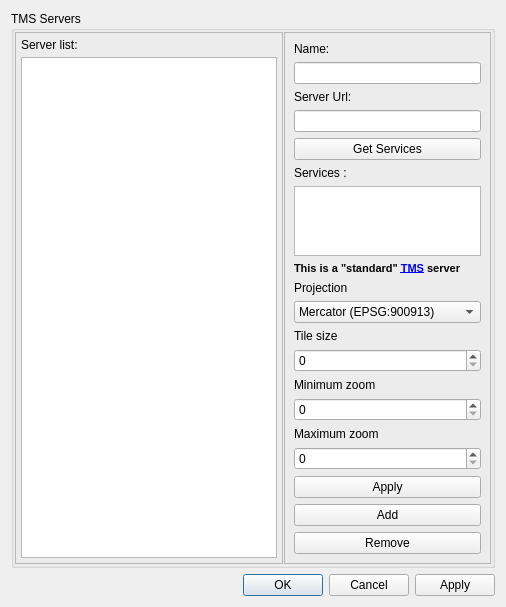
<?xml version="1.0" encoding="UTF-8"?>
<ui version="4.0">
 <class>TMSPreferencesDialog</class>
 <widget class="QDialog" name="TMSPreferencesDialog">
  <property name="geometry">
   <rect>
    <x>0</x>
    <y>0</y>
    <width>506</width>
    <height>587</height>
   </rect>
  </property>
  <property name="windowTitle">
   <string>TMS servers setup</string>
  </property>
  <layout class="QVBoxLayout">
   <item>
    <widget class="QGroupBox" name="grpWmsServers">
     <property name="title">
      <string>TMS Servers</string>
     </property>
     <layout class="QHBoxLayout">
      <property name="spacing">
       <number>1</number>
      </property>
      <property name="margin">
       <number>1</number>
      </property>
      <item>
       <widget class="QFrame" name="frame_2">
        <property name="frameShape">
         <enum>QFrame::StyledPanel</enum>
        </property>
        <property name="frameShadow">
         <enum>QFrame::Raised</enum>
        </property>
        <layout class="QVBoxLayout">
         <property name="spacing">
          <number>5</number>
         </property>
         <property name="margin">
          <number>5</number>
         </property>
         <item>
          <widget class="QLabel" name="label_10">
           <property name="text">
            <string>Server list:</string>
           </property>
          </widget>
         </item>
         <item>
          <widget class="QListWidget" name="lvTmsServers">
           <property name="sizePolicy">
            <sizepolicy hsizetype="Minimum" vsizetype="Expanding">
             <horstretch>0</horstretch>
             <verstretch>0</verstretch>
            </sizepolicy>
           </property>
          </widget>
         </item>
        </layout>
       </widget>
      </item>
      <item>
       <widget class="QFrame" name="frame">
        <property name="frameShape">
         <enum>QFrame::StyledPanel</enum>
        </property>
        <property name="frameShadow">
         <enum>QFrame::Raised</enum>
        </property>
        <layout class="QVBoxLayout">
         <item>
          <widget class="QLabel" name="label_11">
           <property name="text">
            <string>Name:</string>
           </property>
          </widget>
         </item>
         <item>
          <widget class="QLineEdit" name="edTmsName">
           <property name="minimumSize">
            <size>
             <width>100</width>
             <height>0</height>
            </size>
           </property>
          </widget>
         </item>
         <item>
          <widget class="QLabel" name="label_5">
           <property name="text">
            <string>Server Url:</string>
           </property>
          </widget>
         </item>
         <item>
          <widget class="QLineEdit" name="edTmsUrl"/>
         </item>
         <item>
          <widget class="QPushButton" name="btGetServices">
           <property name="text">
            <string>Get Services</string>
           </property>
          </widget>
         </item>
         <item>
          <widget class="QFrame" name="frOSGeo">
           <property name="frameShape">
            <enum>QFrame::NoFrame</enum>
           </property>
           <property name="frameShadow">
            <enum>QFrame::Raised</enum>
           </property>
           <layout class="QVBoxLayout" name="verticalLayout">
            <property name="spacing">
             <number>6</number>
            </property>
            <property name="margin">
             <number>0</number>
            </property>
            <item>
             <widget class="QLabel" name="label_4">
              <property name="text">
               <string>Services :</string>
              </property>
             </widget>
            </item>
            <item>
             <widget class="QListWidget" name="lvTmsServices"/>
            </item>
            <item>
             <widget class="QLabel" name="label_6">
              <property name="text">
               <string>&lt;!DOCTYPE HTML PUBLIC &quot;-//W3C//DTD HTML 4.0//EN&quot; &quot;http://www.w3.org/TR/REC-html40/strict.dtd&quot;&gt;
&lt;html&gt;&lt;head&gt;&lt;meta name=&quot;qrichtext&quot; content=&quot;1&quot; /&gt;&lt;style type=&quot;text/css&quot;&gt;
p, li { white-space: pre-wrap; }
&lt;/style&gt;&lt;/head&gt;&lt;body style=&quot; font-family:'MS Shell Dlg 2'; font-size:8.25pt; font-weight:400; font-style:normal;&quot;&gt;
&lt;p style=&quot; margin-top:0px; margin-bottom:0px; margin-left:0px; margin-right:0px; -qt-block-indent:0; text-indent:0px;&quot;&gt;&lt;span style=&quot; font-size:8pt; font-weight:600;&quot;&gt;This is a &amp;quot;standard&amp;quot; &lt;a href=&quot;http://wiki.osgeo.org/wiki/Tile_Map_Service_Specification&quot;&gt;TMS&lt;/a&gt; server&lt;/span&gt;&lt;/p&gt;&lt;/body&gt;&lt;/html&gt;</string>
              </property>
             </widget>
            </item>
           </layout>
          </widget>
         </item>
         <item>
          <widget class="QFrame" name="frOSM">
           <property name="frameShape">
            <enum>QFrame::NoFrame</enum>
           </property>
           <property name="frameShadow">
            <enum>QFrame::Raised</enum>
           </property>
           <layout class="QVBoxLayout" name="verticalLayout_2">
            <property name="spacing">
             <number>6</number>
            </property>
            <property name="margin">
             <number>0</number>
            </property>
            <item>
             <widget class="QLabel" name="label_7">
              <property name="text">
               <string>Projection</string>
              </property>
             </widget>
            </item>
            <item>
             <widget class="QComboBox" name="cbSRS">
              <item>
               <property name="text">
                <string>Mercator (EPSG:900913)</string>
               </property>
              </item>
              <item>
               <property name="text">
                <string>Lat/Lon (EPSG:4326)</string>
               </property>
              </item>
             </widget>
            </item>
            <item>
             <widget class="QLabel" name="label_3">
              <property name="text">
               <string>Tile size</string>
              </property>
             </widget>
            </item>
            <item>
             <widget class="QSpinBox" name="sbTileSize">
              <property name="maximum">
               <number>9999</number>
              </property>
              <property name="singleStep">
               <number>64</number>
              </property>
             </widget>
            </item>
            <item>
             <widget class="QLabel" name="label">
              <property name="text">
               <string>Minimum zoom</string>
              </property>
             </widget>
            </item>
            <item>
             <widget class="QSpinBox" name="sbMinZoom"/>
            </item>
            <item>
             <widget class="QLabel" name="label_2">
              <property name="text">
               <string>Maximum zoom</string>
              </property>
             </widget>
            </item>
            <item>
             <widget class="QSpinBox" name="sbMaxZoom"/>
            </item>
           </layout>
          </widget>
         </item>
         <item>
          <spacer>
           <property name="orientation">
            <enum>Qt::Vertical</enum>
           </property>
           <property name="sizeHint" stdset="0">
            <size>
             <width>20</width>
             <height>1</height>
            </size>
           </property>
          </spacer>
         </item>
         <item>
          <widget class="QPushButton" name="btApplyTmsServer">
           <property name="text">
            <string>Apply</string>
           </property>
          </widget>
         </item>
         <item>
          <widget class="QPushButton" name="btAddTmsServer">
           <property name="text">
            <string>Add</string>
           </property>
          </widget>
         </item>
         <item>
          <widget class="QPushButton" name="btDelTmsServer">
           <property name="text">
            <string>Remove</string>
           </property>
          </widget>
         </item>
        </layout>
       </widget>
      </item>
     </layout>
    </widget>
   </item>
   <item>
    <widget class="QDialogButtonBox" name="buttonBox">
     <property name="orientation">
      <enum>Qt::Horizontal</enum>
     </property>
     <property name="standardButtons">
      <set>QDialogButtonBox::Apply|QDialogButtonBox::Cancel|QDialogButtonBox::Ok</set>
     </property>
    </widget>
   </item>
  </layout>
 </widget>
 <resources/>
 <connections>
  <connection>
   <sender>buttonBox</sender>
   <signal>accepted()</signal>
   <receiver>TMSPreferencesDialog</receiver>
   <slot>accept()</slot>
   <hints>
    <hint type="sourcelabel">
     <x>248</x>
     <y>254</y>
    </hint>
    <hint type="destinationlabel">
     <x>157</x>
     <y>274</y>
    </hint>
   </hints>
  </connection>
  <connection>
   <sender>buttonBox</sender>
   <signal>rejected()</signal>
   <receiver>TMSPreferencesDialog</receiver>
   <slot>reject()</slot>
   <hints>
    <hint type="sourcelabel">
     <x>316</x>
     <y>260</y>
    </hint>
    <hint type="destinationlabel">
     <x>286</x>
     <y>274</y>
    </hint>
   </hints>
  </connection>
 </connections>
</ui>
